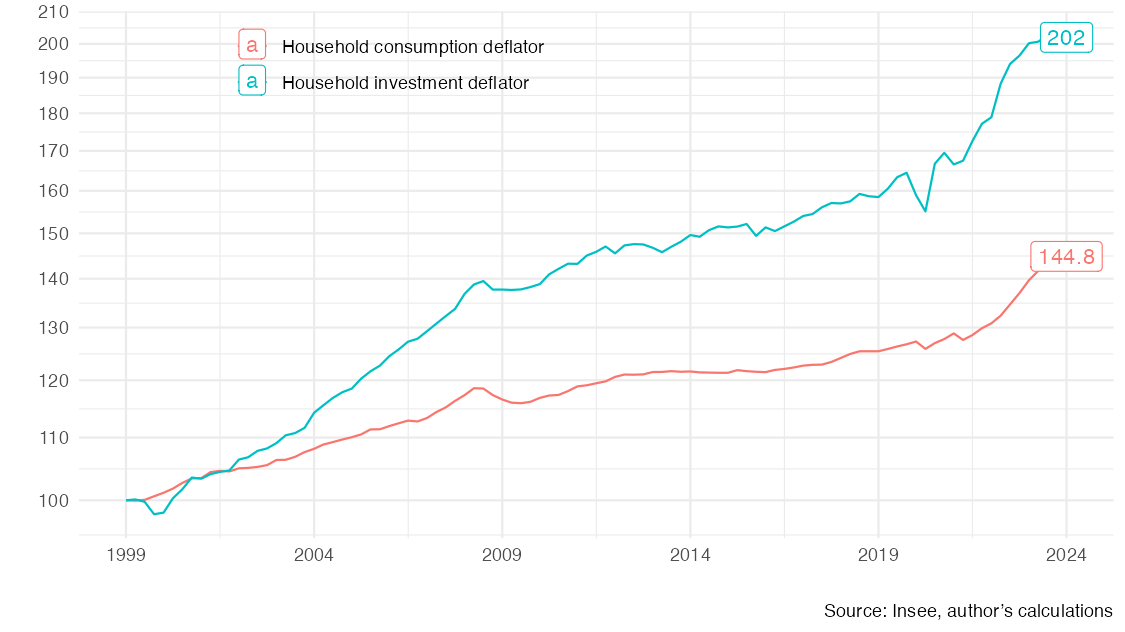

Here is the R script that generated this plot:
library(tidyverse)
library(readxl)
library(curl)
library(scales)

# ig_d("insee", "t_pib_vol", "deflator-P3M-P51M-1999")
# https://fgeerolf.com/data/insee/t_pib_vol.html

temp <- tempfile()

curl_download("https://www.insee.fr/fr/statistiques/fichier/8196636/t_pib_vol.xls",
              destfile = temp,
              quiet = F)

t_pib_vol <- read_excel(temp, skip = 7, sheet = 2) %>%
  rename(TIME_PERIOD = ...1) %>%
  mutate(date = zoo::as.yearqtr(TIME_PERIOD, format = "%YT%q")) %>%
  select(-TIME_PERIOD) %>%
  filter(!is.na(date)) %>%
  gather(variable, value, -date) %>%
  filter(!is.na(value))


curl_download("https://www.insee.fr/fr/statistiques/fichier/8182876/t_pib_val.xls",
              destfile = temp,
              quiet = F)

# https://www.insee.fr/fr/statistiques/fichier/8196636/t_pib_vol.xls
# https://www.insee.fr/fr/statistiques/fichier/8182876/t_pib_vol.xls

t_pib_val <- read_excel(temp, skip = 7, sheet = 2) %>%
  rename(TIME_PERIOD = ...1) %>%
  mutate(date = zoo::as.yearqtr(TIME_PERIOD, format = "%YT%q")) %>%
  select(-TIME_PERIOD) %>%
  filter(!is.na(date)) %>%
  gather(variable, value, -date) %>%
  filter(!is.na(value))

t_pib_vol %>%
  filter(variable %in% c("P3M", "P51M")) %>%
  rename(vol = value) %>%
  left_join(t_pib_val, by = c("date", "variable")) %>%
  rename(val = value) %>%
  mutate(deflator = val/vol,
         date = zoo::as.Date(date)) %>%
  filter(date >= as.Date("1999-01-01"),
         date <= as.Date("2024-01-01")) %>%
  group_by(variable) %>%
  arrange(date) %>%
  mutate(deflator = 100*deflator/deflator[1]) %>%
  mutate(Variable = case_when(variable == "P3M" ~ "Household consumption deflator",
                              variable == "P51M" ~ "Household investment deflator")) %>%
  ggplot + theme_minimal() + ylab("") + xlab("") +
  geom_line(aes(x = date, y = deflator, color = Variable)) +
  theme(legend.title = element_blank(),
        legend.position = c(0.3, 0.9)) +
  scale_x_date(breaks = seq(1999, 2100, 5) %>% paste0("-01-01") %>% as.Date,
               labels = date_format("%Y")) +
  scale_y_log10(breaks = seq(0, 1000, 10)) +
  geom_label(data = . %>% filter(date == max(date)),
             aes(x = date, y = deflator, color = Variable, label = round(deflator, 1))) +
  labs(caption = "Source: Insee, author’s calculations")

ggsave("figure1.png", width = 1.25*6, height = 1.25*3.375, bg = "white", dpi = 150)
ggsave("figure1.pdf", width = 1.25*6, height = 1.25*3.375, dpi = 150)
